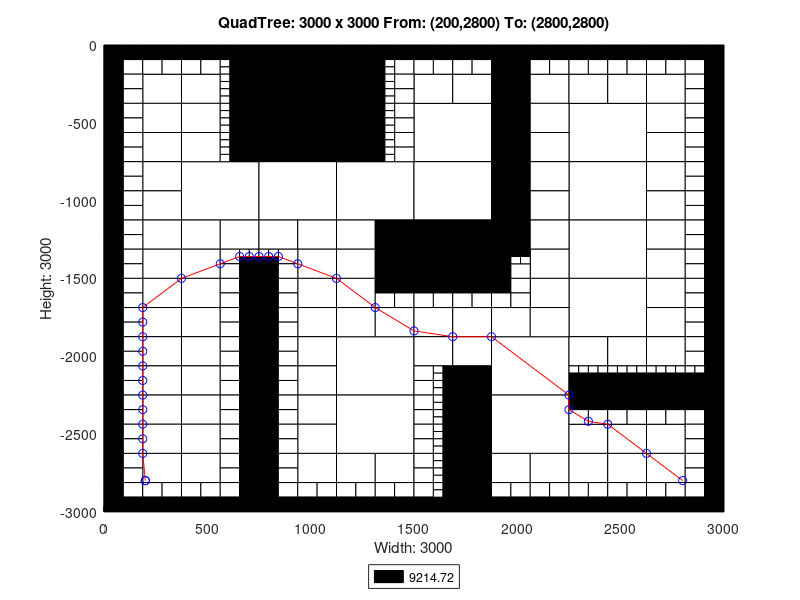

Recreate this plot in MATLAB.
axis([0 3000 -3000 0]);
title('QuadTree: 3000 x 3000 From: (200,2800) To: (2800,2800)');
xlabel('Width: 3000');
ylabel('Height: 3000');
rectangle('Position',[750 -375 375 375], 'FaceColor',[0 0 0]);
rectangle('Position',[750 -750 375 375], 'FaceColor',[0 0 0]);
rectangle('Position',[375 -1125 375 375], 'FaceColor',[1 1 1]);
rectangle('Position',[750 -1125 375 375], 'FaceColor',[1 1 1]);
rectangle('Position',[1125 -1125 375 375], 'FaceColor',[1 1 1]);
rectangle('Position',[1500 -750 375 375], 'FaceColor',[1 1 1]);
rectangle('Position',[2250 -750 375 375], 'FaceColor',[1 1 1]);
rectangle('Position',[1500 -1125 375 375], 'FaceColor',[1 1 1]);
rectangle('Position',[1500 -1500 375 375], 'FaceColor',[0 0 0]);
rectangle('Position',[2250 -1125 375 375], 'FaceColor',[1 1 1]);
rectangle('Position',[2250 -1500 375 375], 'FaceColor',[1 1 1]);
rectangle('Position',[1125 -2250 375 375], 'FaceColor',[1 1 1]);
rectangle('Position',[1125 -2625 375 375], 'FaceColor',[1 1 1]);
rectangle('Position',[1875 -2250 375 375], 'FaceColor',[1 1 1]);
rectangle('Position',[2250 -1875 375 375], 'FaceColor',[1 1 1]);
rectangle('Position',[1875 -2625 375 375], 'FaceColor',[1 1 1]);
rectangle('Position',[187.5 -375 187.5 187.5], 'FaceColor',[1 1 1]);
rectangle('Position',[375 -375 187.5 187.5], 'FaceColor',[1 1 1]);
rectangle('Position',[187.5 -562.5 187.5 187.5], 'FaceColor',[1 1 1]);
rectangle('Position',[187.5 -750 187.5 187.5], 'FaceColor',[1 1 1]);
rectangle('Position',[375 -562.5 187.5 187.5], 'FaceColor',[1 1 1]);
rectangle('Position',[375 -750 187.5 187.5], 'FaceColor',[1 1 1]);
rectangle('Position',[1125 -187.5 187.5 187.5], 'FaceColor',[0 0 0]);
rectangle('Position',[1125 -375 187.5 187.5], 'FaceColor',[0 0 0]);
rectangle('Position',[1125 -562.5 187.5 187.5], 'FaceColor',[0 0 0]);
rectangle('Position',[1125 -750 187.5 187.5], 'FaceColor',[0 0 0]);
rectangle('Position',[187.5 -937.5 187.5 187.5], 'FaceColor',[1 1 1]);
rectangle('Position',[187.5 -1125 187.5 187.5], 'FaceColor',[1 1 1]);
rectangle('Position',[187.5 -1312.5 187.5 187.5], 'FaceColor',[1 1 1]);
rectangle('Position',[187.5 -1500 187.5 187.5], 'FaceColor',[1 1 1]);
rectangle('Position',[375 -1312.5 187.5 187.5], 'FaceColor',[1 1 1]);
rectangle('Position',[562.5 -1312.5 187.5 187.5], 'FaceColor',[1 1 1]);
rectangle('Position',[375 -1500 187.5 187.5], 'FaceColor',[1 1 1]);
rectangle('Position',[750 -1312.5 187.5 187.5], 'FaceColor',[1 1 1]);
rectangle('Position',[937.5 -1312.5 187.5 187.5], 'FaceColor',[1 1 1]);
rectangle('Position',[937.5 -1500 187.5 187.5], 'FaceColor',[1 1 1]);
rectangle('Position',[1125 -1312.5 187.5 187.5], 'FaceColor',[1 1 1]);
rectangle('Position',[1312.5 -1312.5 187.5 187.5], 'FaceColor',[0 0 0]);
rectangle('Position',[1125 -1500 187.5 187.5], 'FaceColor',[1 1 1]);
rectangle('Position',[1312.5 -1500 187.5 187.5], 'FaceColor',[0 0 0]);
rectangle('Position',[1500 -375 187.5 187.5], 'FaceColor',[1 1 1]);
rectangle('Position',[1687.5 -375 187.5 187.5], 'FaceColor',[1 1 1]);
rectangle('Position',[1875 -187.5 187.5 187.5], 'FaceColor',[0 0 0]);
rectangle('Position',[1875 -375 187.5 187.5], 'FaceColor',[0 0 0]);
rectangle('Position',[2062.5 -375 187.5 187.5], 'FaceColor',[1 1 1]);
rectangle('Position',[1875 -562.5 187.5 187.5], 'FaceColor',[0 0 0]);
rectangle('Position',[2062.5 -562.5 187.5 187.5], 'FaceColor',[1 1 1]);
rectangle('Position',[1875 -750 187.5 187.5], 'FaceColor',[0 0 0]);
rectangle('Position',[2062.5 -750 187.5 187.5], 'FaceColor',[1 1 1]);
rectangle('Position',[2250 -375 187.5 187.5], 'FaceColor',[1 1 1]);
rectangle('Position',[2437.5 -375 187.5 187.5], 'FaceColor',[1 1 1]);
rectangle('Position',[2625 -375 187.5 187.5], 'FaceColor',[1 1 1]);
rectangle('Position',[2625 -562.5 187.5 187.5], 'FaceColor',[1 1 1]);
rectangle('Position',[2625 -750 187.5 187.5], 'FaceColor',[1 1 1]);
rectangle('Position',[1875 -937.5 187.5 187.5], 'FaceColor',[0 0 0]);
rectangle('Position',[2062.5 -937.5 187.5 187.5], 'FaceColor',[1 1 1]);
rectangle('Position',[1875 -1125 187.5 187.5], 'FaceColor',[0 0 0]);
rectangle('Position',[2062.5 -1125 187.5 187.5], 'FaceColor',[1 1 1]);
rectangle('Position',[1875 -1312.5 187.5 187.5], 'FaceColor',[0 0 0]);
rectangle('Position',[2062.5 -1312.5 187.5 187.5], 'FaceColor',[1 1 1]);
rectangle('Position',[2062.5 -1500 187.5 187.5], 'FaceColor',[1 1 1]);
rectangle('Position',[2625 -937.5 187.5 187.5], 'FaceColor',[1 1 1]);
rectangle('Position',[2625 -1125 187.5 187.5], 'FaceColor',[1 1 1]);
rectangle('Position',[2625 -1312.5 187.5 187.5], 'FaceColor',[1 1 1]);
rectangle('Position',[2625 -1500 187.5 187.5], 'FaceColor',[1 1 1]);
rectangle('Position',[187.5 -1687.5 187.5 187.5], 'FaceColor',[1 1 1]);
rectangle('Position',[187.5 -1875 187.5 187.5], 'FaceColor',[1 1 1]);
rectangle('Position',[375 -1687.5 187.5 187.5], 'FaceColor',[1 1 1]);
rectangle('Position',[375 -1875 187.5 187.5], 'FaceColor',[1 1 1]);
rectangle('Position',[187.5 -2062.5 187.5 187.5], 'FaceColor',[1 1 1]);
rectangle('Position',[187.5 -2250 187.5 187.5], 'FaceColor',[1 1 1]);
rectangle('Position',[375 -2062.5 187.5 187.5], 'FaceColor',[1 1 1]);
rectangle('Position',[375 -2250 187.5 187.5], 'FaceColor',[1 1 1]);
rectangle('Position',[937.5 -1687.5 187.5 187.5], 'FaceColor',[1 1 1]);
rectangle('Position',[937.5 -1875 187.5 187.5], 'FaceColor',[1 1 1]);
rectangle('Position',[1125 -1687.5 187.5 187.5], 'FaceColor',[1 1 1]);
rectangle('Position',[1125 -1875 187.5 187.5], 'FaceColor',[1 1 1]);
rectangle('Position',[1312.5 -1875 187.5 187.5], 'FaceColor',[1 1 1]);
rectangle('Position',[937.5 -2062.5 187.5 187.5], 'FaceColor',[1 1 1]);
rectangle('Position',[937.5 -2250 187.5 187.5], 'FaceColor',[1 1 1]);
rectangle('Position',[187.5 -2437.5 187.5 187.5], 'FaceColor',[1 1 1]);
rectangle('Position',[187.5 -2625 187.5 187.5], 'FaceColor',[1 1 1]);
rectangle('Position',[375 -2437.5 187.5 187.5], 'FaceColor',[1 1 1]);
rectangle('Position',[375 -2625 187.5 187.5], 'FaceColor',[1 1 1]);
rectangle('Position',[187.5 -2812.5 187.5 187.5], 'FaceColor',[1 1 1]);
rectangle('Position',[375 -2812.5 187.5 187.5], 'FaceColor',[1 1 1]);
rectangle('Position',[937.5 -2437.5 187.5 187.5], 'FaceColor',[1 1 1]);
rectangle('Position',[937.5 -2625 187.5 187.5], 'FaceColor',[1 1 1]);
rectangle('Position',[937.5 -2812.5 187.5 187.5], 'FaceColor',[1 1 1]);
rectangle('Position',[1125 -2812.5 187.5 187.5], 'FaceColor',[1 1 1]);
rectangle('Position',[1312.5 -2812.5 187.5 187.5], 'FaceColor',[1 1 1]);
rectangle('Position',[1500 -1875 187.5 187.5], 'FaceColor',[1 1 1]);
rectangle('Position',[1687.5 -1875 187.5 187.5], 'FaceColor',[1 1 1]);
rectangle('Position',[2062.5 -1687.5 187.5 187.5], 'FaceColor',[1 1 1]);
rectangle('Position',[1875 -1875 187.5 187.5], 'FaceColor',[1 1 1]);
rectangle('Position',[2062.5 -1875 187.5 187.5], 'FaceColor',[1 1 1]);
rectangle('Position',[1500 -2062.5 187.5 187.5], 'FaceColor',[1 1 1]);
rectangle('Position',[1687.5 -2062.5 187.5 187.5], 'FaceColor',[1 1 1]);
rectangle('Position',[1687.5 -2250 187.5 187.5], 'FaceColor',[0 0 0]);
rectangle('Position',[2625 -1687.5 187.5 187.5], 'FaceColor',[1 1 1]);
rectangle('Position',[2625 -1875 187.5 187.5], 'FaceColor',[1 1 1]);
rectangle('Position',[2250 -2062.5 187.5 187.5], 'FaceColor',[1 1 1]);
rectangle('Position',[2437.5 -2062.5 187.5 187.5], 'FaceColor',[1 1 1]);
rectangle('Position',[2625 -2062.5 187.5 187.5], 'FaceColor',[1 1 1]);
rectangle('Position',[1687.5 -2437.5 187.5 187.5], 'FaceColor',[0 0 0]);
rectangle('Position',[1687.5 -2625 187.5 187.5], 'FaceColor',[0 0 0]);
rectangle('Position',[1687.5 -2812.5 187.5 187.5], 'FaceColor',[0 0 0]);
rectangle('Position',[1687.5 -3000 187.5 187.5], 'FaceColor',[0 0 0]);
rectangle('Position',[1875 -2812.5 187.5 187.5], 'FaceColor',[1 1 1]);
rectangle('Position',[2062.5 -2812.5 187.5 187.5], 'FaceColor',[1 1 1]);
rectangle('Position',[2250 -2625 187.5 187.5], 'FaceColor',[1 1 1]);
rectangle('Position',[2437.5 -2625 187.5 187.5], 'FaceColor',[1 1 1]);
rectangle('Position',[2625 -2625 187.5 187.5], 'FaceColor',[1 1 1]);
rectangle('Position',[2250 -2812.5 187.5 187.5], 'FaceColor',[1 1 1]);
rectangle('Position',[2437.5 -2812.5 187.5 187.5], 'FaceColor',[1 1 1]);
rectangle('Position',[2625 -2812.5 187.5 187.5], 'FaceColor',[1 1 1]);
rectangle('Position',[0 -93.75 93.75 93.75], 'FaceColor',[0 0 0]);
rectangle('Position',[93.75 -93.75 93.75 93.75], 'FaceColor',[0 0 0]);
rectangle('Position',[0 -187.5 93.75 93.75], 'FaceColor',[0 0 0]);
rectangle('Position',[93.75 -187.5 93.75 93.75], 'FaceColor',[1 1 1]);
rectangle('Position',[187.5 -93.75 93.75 93.75], 'FaceColor',[0 0 0]);
rectangle('Position',[281.25 -93.75 93.75 93.75], 'FaceColor',[0 0 0]);
rectangle('Position',[187.5 -187.5 93.75 93.75], 'FaceColor',[1 1 1]);
rectangle('Position',[281.25 -187.5 93.75 93.75], 'FaceColor',[1 1 1]);
rectangle('Position',[0 -281.25 93.75 93.75], 'FaceColor',[0 0 0]);
rectangle('Position',[93.75 -281.25 93.75 93.75], 'FaceColor',[1 1 1]);
rectangle('Position',[0 -375 93.75 93.75], 'FaceColor',[0 0 0]);
rectangle('Position',[93.75 -375 93.75 93.75], 'FaceColor',[1 1 1]);
rectangle('Position',[375 -93.75 93.75 93.75], 'FaceColor',[0 0 0]);
rectangle('Position',[468.75 -93.75 93.75 93.75], 'FaceColor',[0 0 0]);
rectangle('Position',[375 -187.5 93.75 93.75], 'FaceColor',[1 1 1]);
rectangle('Position',[468.75 -187.5 93.75 93.75], 'FaceColor',[1 1 1]);
rectangle('Position',[562.5 -93.75 93.75 93.75], 'FaceColor',[0 0 0]);
rectangle('Position',[656.25 -93.75 93.75 93.75], 'FaceColor',[0 0 0]);
rectangle('Position',[656.25 -187.5 93.75 93.75], 'FaceColor',[0 0 0]);
rectangle('Position',[656.25 -281.25 93.75 93.75], 'FaceColor',[0 0 0]);
rectangle('Position',[656.25 -375 93.75 93.75], 'FaceColor',[0 0 0]);
rectangle('Position',[0 -468.75 93.75 93.75], 'FaceColor',[0 0 0]);
rectangle('Position',[93.75 -468.75 93.75 93.75], 'FaceColor',[1 1 1]);
rectangle('Position',[0 -562.5 93.75 93.75], 'FaceColor',[0 0 0]);
rectangle('Position',[93.75 -562.5 93.75 93.75], 'FaceColor',[1 1 1]);
rectangle('Position',[0 -656.25 93.75 93.75], 'FaceColor',[0 0 0]);
rectangle('Position',[93.75 -656.25 93.75 93.75], 'FaceColor',[1 1 1]);
rectangle('Position',[0 -750 93.75 93.75], 'FaceColor',[0 0 0]);
rectangle('Position',[93.75 -750 93.75 93.75], 'FaceColor',[1 1 1]);
rectangle('Position',[656.25 -468.75 93.75 93.75], 'FaceColor',[0 0 0]);
rectangle('Position',[656.25 -562.5 93.75 93.75], 'FaceColor',[0 0 0]);
rectangle('Position',[656.25 -656.25 93.75 93.75], 'FaceColor',[0 0 0]);
rectangle('Position',[656.25 -750 93.75 93.75], 'FaceColor',[0 0 0]);
rectangle('Position',[1312.5 -93.75 93.75 93.75], 'FaceColor',[0 0 0]);
rectangle('Position',[1406.25 -93.75 93.75 93.75], 'FaceColor',[0 0 0]);
rectangle('Position',[1406.25 -187.5 93.75 93.75], 'FaceColor',[1 1 1]);
rectangle('Position',[1406.25 -281.25 93.75 93.75], 'FaceColor',[1 1 1]);
rectangle('Position',[1406.25 -375 93.75 93.75], 'FaceColor',[1 1 1]);
rectangle('Position',[1406.25 -468.75 93.75 93.75], 'FaceColor',[1 1 1]);
rectangle('Position',[1406.25 -562.5 93.75 93.75], 'FaceColor',[1 1 1]);
rectangle('Position',[1406.25 -656.25 93.75 93.75], 'FaceColor',[1 1 1]);
rectangle('Position',[1406.25 -750 93.75 93.75], 'FaceColor',[1 1 1]);
rectangle('Position',[0 -843.75 93.75 93.75], 'FaceColor',[0 0 0]);
rectangle('Position',[93.75 -843.75 93.75 93.75], 'FaceColor',[1 1 1]);
rectangle('Position',[0 -937.5 93.75 93.75], 'FaceColor',[0 0 0]);
rectangle('Position',[93.75 -937.5 93.75 93.75], 'FaceColor',[1 1 1]);
rectangle('Position',[0 -1031.25 93.75 93.75], 'FaceColor',[0 0 0]);
rectangle('Position',[93.75 -1031.25 93.75 93.75], 'FaceColor',[1 1 1]);
rectangle('Position',[0 -1125 93.75 93.75], 'FaceColor',[0 0 0]);
rectangle('Position',[93.75 -1125 93.75 93.75], 'FaceColor',[1 1 1]);
rectangle('Position',[0 -1218.75 93.75 93.75], 'FaceColor',[0 0 0]);
rectangle('Position',[93.75 -1218.75 93.75 93.75], 'FaceColor',[1 1 1]);
rectangle('Position',[0 -1312.5 93.75 93.75], 'FaceColor',[0 0 0]);
rectangle('Position',[93.75 -1312.5 93.75 93.75], 'FaceColor',[1 1 1]);
rectangle('Position',[0 -1406.25 93.75 93.75], 'FaceColor',[0 0 0]);
rectangle('Position',[93.75 -1406.25 93.75 93.75], 'FaceColor',[1 1 1]);
rectangle('Position',[0 -1500 93.75 93.75], 'FaceColor',[0 0 0]);
rectangle('Position',[93.75 -1500 93.75 93.75], 'FaceColor',[1 1 1]);
rectangle('Position',[562.5 -1406.25 93.75 93.75], 'FaceColor',[1 1 1]);
rectangle('Position',[562.5 -1500 93.75 93.75], 'FaceColor',[1 1 1]);
rectangle('Position',[656.25 -1500 93.75 93.75], 'FaceColor',[0 0 0]);
rectangle('Position',[843.75 -1406.25 93.75 93.75], 'FaceColor',[1 1 1]);
rectangle('Position',[750 -1500 93.75 93.75], 'FaceColor',[0 0 0]);
rectangle('Position',[843.75 -1500 93.75 93.75], 'FaceColor',[1 1 1]);
rectangle('Position',[1500 -93.75 93.75 93.75], 'FaceColor',[0 0 0]);
rectangle('Position',[1593.75 -93.75 93.75 93.75], 'FaceColor',[0 0 0]);
rectangle('Position',[1500 -187.5 93.75 93.75], 'FaceColor',[1 1 1]);
rectangle('Position',[1593.75 -187.5 93.75 93.75], 'FaceColor',[1 1 1]);
rectangle('Position',[1687.5 -93.75 93.75 93.75], 'FaceColor',[0 0 0]);
rectangle('Position',[1781.25 -93.75 93.75 93.75], 'FaceColor',[0 0 0]);
rectangle('Position',[1687.5 -187.5 93.75 93.75], 'FaceColor',[1 1 1]);
rectangle('Position',[1781.25 -187.5 93.75 93.75], 'FaceColor',[1 1 1]);
rectangle('Position',[2062.5 -93.75 93.75 93.75], 'FaceColor',[0 0 0]);
rectangle('Position',[2156.25 -93.75 93.75 93.75], 'FaceColor',[0 0 0]);
rectangle('Position',[2062.5 -187.5 93.75 93.75], 'FaceColor',[1 1 1]);
rectangle('Position',[2156.25 -187.5 93.75 93.75], 'FaceColor',[1 1 1]);
rectangle('Position',[2250 -93.75 93.75 93.75], 'FaceColor',[0 0 0]);
rectangle('Position',[2343.75 -93.75 93.75 93.75], 'FaceColor',[0 0 0]);
rectangle('Position',[2250 -187.5 93.75 93.75], 'FaceColor',[1 1 1]);
rectangle('Position',[2343.75 -187.5 93.75 93.75], 'FaceColor',[1 1 1]);
rectangle('Position',[2437.5 -93.75 93.75 93.75], 'FaceColor',[0 0 0]);
rectangle('Position',[2531.25 -93.75 93.75 93.75], 'FaceColor',[0 0 0]);
rectangle('Position',[2437.5 -187.5 93.75 93.75], 'FaceColor',[1 1 1]);
rectangle('Position',[2531.25 -187.5 93.75 93.75], 'FaceColor',[1 1 1]);
rectangle('Position',[2625 -93.75 93.75 93.75], 'FaceColor',[0 0 0]);
rectangle('Position',[2718.75 -93.75 93.75 93.75], 'FaceColor',[0 0 0]);
rectangle('Position',[2625 -187.5 93.75 93.75], 'FaceColor',[1 1 1]);
rectangle('Position',[2718.75 -187.5 93.75 93.75], 'FaceColor',[1 1 1]);
rectangle('Position',[2812.5 -93.75 93.75 93.75], 'FaceColor',[0 0 0]);
rectangle('Position',[2906.25 -93.75 93.75 93.75], 'FaceColor',[0 0 0]);
rectangle('Position',[2812.5 -187.5 93.75 93.75], 'FaceColor',[1 1 1]);
rectangle('Position',[2906.25 -187.5 93.75 93.75], 'FaceColor',[0 0 0]);
rectangle('Position',[2812.5 -281.25 93.75 93.75], 'FaceColor',[1 1 1]);
rectangle('Position',[2906.25 -281.25 93.75 93.75], 'FaceColor',[0 0 0]);
rectangle('Position',[2812.5 -375 93.75 93.75], 'FaceColor',[1 1 1]);
rectangle('Position',[2906.25 -375 93.75 93.75], 'FaceColor',[0 0 0]);
rectangle('Position',[2812.5 -468.75 93.75 93.75], 'FaceColor',[1 1 1]);
rectangle('Position',[2906.25 -468.75 93.75 93.75], 'FaceColor',[0 0 0]);
rectangle('Position',[2812.5 -562.5 93.75 93.75], 'FaceColor',[1 1 1]);
rectangle('Position',[2906.25 -562.5 93.75 93.75], 'FaceColor',[0 0 0]);
rectangle('Position',[2812.5 -656.25 93.75 93.75], 'FaceColor',[1 1 1]);
rectangle('Position',[2906.25 -656.25 93.75 93.75], 'FaceColor',[0 0 0]);
rectangle('Position',[2812.5 -750 93.75 93.75], 'FaceColor',[1 1 1]);
rectangle('Position',[2906.25 -750 93.75 93.75], 'FaceColor',[0 0 0]);
rectangle('Position',[1875 -1406.25 93.75 93.75], 'FaceColor',[0 0 0]);
rectangle('Position',[1875 -1500 93.75 93.75], 'FaceColor',[0 0 0]);
rectangle('Position',[1968.75 -1500 93.75 93.75], 'FaceColor',[1 1 1]);
rectangle('Position',[2812.5 -843.75 93.75 93.75], 'FaceColor',[1 1 1]);
rectangle('Position',[2906.25 -843.75 93.75 93.75], 'FaceColor',[0 0 0]);
rectangle('Position',[2812.5 -937.5 93.75 93.75], 'FaceColor',[1 1 1]);
rectangle('Position',[2906.25 -937.5 93.75 93.75], 'FaceColor',[0 0 0]);
rectangle('Position',[2812.5 -1031.25 93.75 93.75], 'FaceColor',[1 1 1]);
rectangle('Position',[2906.25 -1031.25 93.75 93.75], 'FaceColor',[0 0 0]);
rectangle('Position',[2812.5 -1125 93.75 93.75], 'FaceColor',[1 1 1]);
rectangle('Position',[2906.25 -1125 93.75 93.75], 'FaceColor',[0 0 0]);
rectangle('Position',[2812.5 -1218.75 93.75 93.75], 'FaceColor',[1 1 1]);
rectangle('Position',[2906.25 -1218.75 93.75 93.75], 'FaceColor',[0 0 0]);
rectangle('Position',[2812.5 -1312.5 93.75 93.75], 'FaceColor',[1 1 1]);
rectangle('Position',[2906.25 -1312.5 93.75 93.75], 'FaceColor',[0 0 0]);
rectangle('Position',[2812.5 -1406.25 93.75 93.75], 'FaceColor',[1 1 1]);
rectangle('Position',[2906.25 -1406.25 93.75 93.75], 'FaceColor',[0 0 0]);
rectangle('Position',[2812.5 -1500 93.75 93.75], 'FaceColor',[1 1 1]);
rectangle('Position',[2906.25 -1500 93.75 93.75], 'FaceColor',[0 0 0]);
rectangle('Position',[0 -1593.75 93.75 93.75], 'FaceColor',[0 0 0]);
rectangle('Position',[93.75 -1593.75 93.75 93.75], 'FaceColor',[1 1 1]);
rectangle('Position',[0 -1687.5 93.75 93.75], 'FaceColor',[0 0 0]);
rectangle('Position',[93.75 -1687.5 93.75 93.75], 'FaceColor',[1 1 1]);
rectangle('Position',[0 -1781.25 93.75 93.75], 'FaceColor',[0 0 0]);
rectangle('Position',[93.75 -1781.25 93.75 93.75], 'FaceColor',[1 1 1]);
rectangle('Position',[0 -1875 93.75 93.75], 'FaceColor',[0 0 0]);
rectangle('Position',[93.75 -1875 93.75 93.75], 'FaceColor',[1 1 1]);
rectangle('Position',[562.5 -1593.75 93.75 93.75], 'FaceColor',[1 1 1]);
rectangle('Position',[656.25 -1593.75 93.75 93.75], 'FaceColor',[0 0 0]);
rectangle('Position',[562.5 -1687.5 93.75 93.75], 'FaceColor',[1 1 1]);
rectangle('Position',[656.25 -1687.5 93.75 93.75], 'FaceColor',[0 0 0]);
rectangle('Position',[562.5 -1781.25 93.75 93.75], 'FaceColor',[1 1 1]);
rectangle('Position',[656.25 -1781.25 93.75 93.75], 'FaceColor',[0 0 0]);
rectangle('Position',[562.5 -1875 93.75 93.75], 'FaceColor',[1 1 1]);
rectangle('Position',[656.25 -1875 93.75 93.75], 'FaceColor',[0 0 0]);
rectangle('Position',[0 -1968.75 93.75 93.75], 'FaceColor',[0 0 0]);
rectangle('Position',[93.75 -1968.75 93.75 93.75], 'FaceColor',[1 1 1]);
rectangle('Position',[0 -2062.5 93.75 93.75], 'FaceColor',[0 0 0]);
rectangle('Position',[93.75 -2062.5 93.75 93.75], 'FaceColor',[1 1 1]);
rectangle('Position',[0 -2156.25 93.75 93.75], 'FaceColor',[0 0 0]);
rectangle('Position',[93.75 -2156.25 93.75 93.75], 'FaceColor',[1 1 1]);
rectangle('Position',[0 -2250 93.75 93.75], 'FaceColor',[0 0 0]);
rectangle('Position',[93.75 -2250 93.75 93.75], 'FaceColor',[1 1 1]);
rectangle('Position',[562.5 -1968.75 93.75 93.75], 'FaceColor',[1 1 1]);
rectangle('Position',[656.25 -1968.75 93.75 93.75], 'FaceColor',[0 0 0]);
rectangle('Position',[562.5 -2062.5 93.75 93.75], 'FaceColor',[1 1 1]);
rectangle('Position',[656.25 -2062.5 93.75 93.75], 'FaceColor',[0 0 0]);
rectangle('Position',[562.5 -2156.25 93.75 93.75], 'FaceColor',[1 1 1]);
rectangle('Position',[656.25 -2156.25 93.75 93.75], 'FaceColor',[0 0 0]);
rectangle('Position',[562.5 -2250 93.75 93.75], 'FaceColor',[1 1 1]);
rectangle('Position',[656.25 -2250 93.75 93.75], 'FaceColor',[0 0 0]);
rectangle('Position',[750 -1593.75 93.75 93.75], 'FaceColor',[0 0 0]);
rectangle('Position',[843.75 -1593.75 93.75 93.75], 'FaceColor',[1 1 1]);
rectangle('Position',[750 -1687.5 93.75 93.75], 'FaceColor',[0 0 0]);
rectangle('Position',[843.75 -1687.5 93.75 93.75], 'FaceColor',[1 1 1]);
rectangle('Position',[750 -1781.25 93.75 93.75], 'FaceColor',[0 0 0]);
rectangle('Position',[843.75 -1781.25 93.75 93.75], 'FaceColor',[1 1 1]);
rectangle('Position',[750 -1875 93.75 93.75], 'FaceColor',[0 0 0]);
rectangle('Position',[843.75 -1875 93.75 93.75], 'FaceColor',[1 1 1]);
rectangle('Position',[1312.5 -1593.75 93.75 93.75], 'FaceColor',[0 0 0]);
rectangle('Position',[1406.25 -1593.75 93.75 93.75], 'FaceColor',[0 0 0]);
rectangle('Position',[1312.5 -1687.5 93.75 93.75], 'FaceColor',[1 1 1]);
rectangle('Position',[1406.25 -1687.5 93.75 93.75], 'FaceColor',[1 1 1]);
rectangle('Position',[750 -1968.75 93.75 93.75], 'FaceColor',[0 0 0]);
rectangle('Position',[843.75 -1968.75 93.75 93.75], 'FaceColor',[1 1 1]);
rectangle('Position',[750 -2062.5 93.75 93.75], 'FaceColor',[0 0 0]);
rectangle('Position',[843.75 -2062.5 93.75 93.75], 'FaceColor',[1 1 1]);
rectangle('Position',[750 -2156.25 93.75 93.75], 'FaceColor',[0 0 0]);
rectangle('Position',[843.75 -2156.25 93.75 93.75], 'FaceColor',[1 1 1]);
rectangle('Position',[750 -2250 93.75 93.75], 'FaceColor',[0 0 0]);
rectangle('Position',[843.75 -2250 93.75 93.75], 'FaceColor',[1 1 1]);
rectangle('Position',[0 -2343.75 93.75 93.75], 'FaceColor',[0 0 0]);
rectangle('Position',[93.75 -2343.75 93.75 93.75], 'FaceColor',[1 1 1]);
rectangle('Position',[0 -2437.5 93.75 93.75], 'FaceColor',[0 0 0]);
rectangle('Position',[93.75 -2437.5 93.75 93.75], 'FaceColor',[1 1 1]);
rectangle('Position',[0 -2531.25 93.75 93.75], 'FaceColor',[0 0 0]);
rectangle('Position',[93.75 -2531.25 93.75 93.75], 'FaceColor',[1 1 1]);
rectangle('Position',[0 -2625 93.75 93.75], 'FaceColor',[0 0 0]);
rectangle('Position',[93.75 -2625 93.75 93.75], 'FaceColor',[1 1 1]);
rectangle('Position',[562.5 -2343.75 93.75 93.75], 'FaceColor',[1 1 1]);
rectangle('Position',[656.25 -2343.75 93.75 93.75], 'FaceColor',[0 0 0]);
rectangle('Position',[562.5 -2437.5 93.75 93.75], 'FaceColor',[1 1 1]);
rectangle('Position',[656.25 -2437.5 93.75 93.75], 'FaceColor',[0 0 0]);
rectangle('Position',[562.5 -2531.25 93.75 93.75], 'FaceColor',[1 1 1]);
rectangle('Position',[656.25 -2531.25 93.75 93.75], 'FaceColor',[0 0 0]);
rectangle('Position',[562.5 -2625 93.75 93.75], 'FaceColor',[1 1 1]);
rectangle('Position',[656.25 -2625 93.75 93.75], 'FaceColor',[0 0 0]);
rectangle('Position',[0 -2718.75 93.75 93.75], 'FaceColor',[0 0 0]);
rectangle('Position',[93.75 -2718.75 93.75 93.75], 'FaceColor',[1 1 1]);
rectangle('Position',[0 -2812.5 93.75 93.75], 'FaceColor',[0 0 0]);
rectangle('Position',[93.75 -2812.5 93.75 93.75], 'FaceColor',[1 1 1]);
rectangle('Position',[0 -2906.25 93.75 93.75], 'FaceColor',[0 0 0]);
rectangle('Position',[93.75 -2906.25 93.75 93.75], 'FaceColor',[1 1 1]);
rectangle('Position',[0 -3000 93.75 93.75], 'FaceColor',[0 0 0]);
rectangle('Position',[93.75 -3000 93.75 93.75], 'FaceColor',[0 0 0]);
rectangle('Position',[187.5 -2906.25 93.75 93.75], 'FaceColor',[1 1 1]);
rectangle('Position',[281.25 -2906.25 93.75 93.75], 'FaceColor',[1 1 1]);
rectangle('Position',[187.5 -3000 93.75 93.75], 'FaceColor',[0 0 0]);
rectangle('Position',[281.25 -3000 93.75 93.75], 'FaceColor',[0 0 0]);
rectangle('Position',[562.5 -2718.75 93.75 93.75], 'FaceColor',[1 1 1]);
rectangle('Position',[656.25 -2718.75 93.75 93.75], 'FaceColor',[0 0 0]);
rectangle('Position',[562.5 -2812.5 93.75 93.75], 'FaceColor',[1 1 1]);
rectangle('Position',[656.25 -2812.5 93.75 93.75], 'FaceColor',[0 0 0]);
rectangle('Position',[375 -2906.25 93.75 93.75], 'FaceColor',[1 1 1]);
rectangle('Position',[468.75 -2906.25 93.75 93.75], 'FaceColor',[1 1 1]);
rectangle('Position',[375 -3000 93.75 93.75], 'FaceColor',[0 0 0]);
rectangle('Position',[468.75 -3000 93.75 93.75], 'FaceColor',[0 0 0]);
rectangle('Position',[562.5 -2906.25 93.75 93.75], 'FaceColor',[1 1 1]);
rectangle('Position',[656.25 -2906.25 93.75 93.75], 'FaceColor',[0 0 0]);
rectangle('Position',[562.5 -3000 93.75 93.75], 'FaceColor',[0 0 0]);
rectangle('Position',[656.25 -3000 93.75 93.75], 'FaceColor',[0 0 0]);
rectangle('Position',[750 -2343.75 93.75 93.75], 'FaceColor',[0 0 0]);
rectangle('Position',[843.75 -2343.75 93.75 93.75], 'FaceColor',[1 1 1]);
rectangle('Position',[750 -2437.5 93.75 93.75], 'FaceColor',[0 0 0]);
rectangle('Position',[843.75 -2437.5 93.75 93.75], 'FaceColor',[1 1 1]);
rectangle('Position',[750 -2531.25 93.75 93.75], 'FaceColor',[0 0 0]);
rectangle('Position',[843.75 -2531.25 93.75 93.75], 'FaceColor',[1 1 1]);
rectangle('Position',[750 -2625 93.75 93.75], 'FaceColor',[0 0 0]);
rectangle('Position',[843.75 -2625 93.75 93.75], 'FaceColor',[1 1 1]);
rectangle('Position',[750 -2718.75 93.75 93.75], 'FaceColor',[0 0 0]);
rectangle('Position',[843.75 -2718.75 93.75 93.75], 'FaceColor',[1 1 1]);
rectangle('Position',[750 -2812.5 93.75 93.75], 'FaceColor',[0 0 0]);
rectangle('Position',[843.75 -2812.5 93.75 93.75], 'FaceColor',[1 1 1]);
rectangle('Position',[750 -2906.25 93.75 93.75], 'FaceColor',[0 0 0]);
rectangle('Position',[843.75 -2906.25 93.75 93.75], 'FaceColor',[1 1 1]);
rectangle('Position',[750 -3000 93.75 93.75], 'FaceColor',[0 0 0]);
rectangle('Position',[843.75 -3000 93.75 93.75], 'FaceColor',[0 0 0]);
rectangle('Position',[937.5 -2906.25 93.75 93.75], 'FaceColor',[1 1 1]);
rectangle('Position',[1031.25 -2906.25 93.75 93.75], 'FaceColor',[1 1 1]);
rectangle('Position',[937.5 -3000 93.75 93.75], 'FaceColor',[0 0 0]);
rectangle('Position',[1031.25 -3000 93.75 93.75], 'FaceColor',[0 0 0]);
rectangle('Position',[1125 -2906.25 93.75 93.75], 'FaceColor',[1 1 1]);
rectangle('Position',[1218.75 -2906.25 93.75 93.75], 'FaceColor',[1 1 1]);
rectangle('Position',[1125 -3000 93.75 93.75], 'FaceColor',[0 0 0]);
rectangle('Position',[1218.75 -3000 93.75 93.75], 'FaceColor',[0 0 0]);
rectangle('Position',[1312.5 -2906.25 93.75 93.75], 'FaceColor',[1 1 1]);
rectangle('Position',[1406.25 -2906.25 93.75 93.75], 'FaceColor',[1 1 1]);
rectangle('Position',[1312.5 -3000 93.75 93.75], 'FaceColor',[0 0 0]);
rectangle('Position',[1406.25 -3000 93.75 93.75], 'FaceColor',[0 0 0]);
rectangle('Position',[1500 -1593.75 93.75 93.75], 'FaceColor',[0 0 0]);
rectangle('Position',[1593.75 -1593.75 93.75 93.75], 'FaceColor',[0 0 0]);
rectangle('Position',[1500 -1687.5 93.75 93.75], 'FaceColor',[1 1 1]);
rectangle('Position',[1593.75 -1687.5 93.75 93.75], 'FaceColor',[1 1 1]);
rectangle('Position',[1687.5 -1593.75 93.75 93.75], 'FaceColor',[0 0 0]);
rectangle('Position',[1781.25 -1593.75 93.75 93.75], 'FaceColor',[0 0 0]);
rectangle('Position',[1687.5 -1687.5 93.75 93.75], 'FaceColor',[1 1 1]);
rectangle('Position',[1781.25 -1687.5 93.75 93.75], 'FaceColor',[1 1 1]);
rectangle('Position',[1875 -1593.75 93.75 93.75], 'FaceColor',[0 0 0]);
rectangle('Position',[1968.75 -1593.75 93.75 93.75], 'FaceColor',[1 1 1]);
rectangle('Position',[1875 -1687.5 93.75 93.75], 'FaceColor',[1 1 1]);
rectangle('Position',[1968.75 -1687.5 93.75 93.75], 'FaceColor',[1 1 1]);
rectangle('Position',[1500 -2156.25 93.75 93.75], 'FaceColor',[1 1 1]);
rectangle('Position',[1500 -2250 93.75 93.75], 'FaceColor',[1 1 1]);
rectangle('Position',[2812.5 -1593.75 93.75 93.75], 'FaceColor',[1 1 1]);
rectangle('Position',[2906.25 -1593.75 93.75 93.75], 'FaceColor',[0 0 0]);
rectangle('Position',[2812.5 -1687.5 93.75 93.75], 'FaceColor',[1 1 1]);
rectangle('Position',[2906.25 -1687.5 93.75 93.75], 'FaceColor',[0 0 0]);
rectangle('Position',[2812.5 -1781.25 93.75 93.75], 'FaceColor',[1 1 1]);
rectangle('Position',[2906.25 -1781.25 93.75 93.75], 'FaceColor',[0 0 0]);
rectangle('Position',[2812.5 -1875 93.75 93.75], 'FaceColor',[1 1 1]);
rectangle('Position',[2906.25 -1875 93.75 93.75], 'FaceColor',[0 0 0]);
rectangle('Position',[2250 -2250 93.75 93.75], 'FaceColor',[0 0 0]);
rectangle('Position',[2343.75 -2250 93.75 93.75], 'FaceColor',[0 0 0]);
rectangle('Position',[2437.5 -2250 93.75 93.75], 'FaceColor',[0 0 0]);
rectangle('Position',[2531.25 -2250 93.75 93.75], 'FaceColor',[0 0 0]);
rectangle('Position',[2812.5 -1968.75 93.75 93.75], 'FaceColor',[1 1 1]);
rectangle('Position',[2906.25 -1968.75 93.75 93.75], 'FaceColor',[0 0 0]);
rectangle('Position',[2812.5 -2062.5 93.75 93.75], 'FaceColor',[1 1 1]);
rectangle('Position',[2906.25 -2062.5 93.75 93.75], 'FaceColor',[0 0 0]);
rectangle('Position',[2625 -2250 93.75 93.75], 'FaceColor',[0 0 0]);
rectangle('Position',[2718.75 -2250 93.75 93.75], 'FaceColor',[0 0 0]);
rectangle('Position',[2906.25 -2156.25 93.75 93.75], 'FaceColor',[0 0 0]);
rectangle('Position',[2812.5 -2250 93.75 93.75], 'FaceColor',[0 0 0]);
rectangle('Position',[2906.25 -2250 93.75 93.75], 'FaceColor',[0 0 0]);
rectangle('Position',[1500 -2343.75 93.75 93.75], 'FaceColor',[1 1 1]);
rectangle('Position',[1500 -2437.5 93.75 93.75], 'FaceColor',[1 1 1]);
rectangle('Position',[1500 -2531.25 93.75 93.75], 'FaceColor',[1 1 1]);
rectangle('Position',[1500 -2625 93.75 93.75], 'FaceColor',[1 1 1]);
rectangle('Position',[1500 -2718.75 93.75 93.75], 'FaceColor',[1 1 1]);
rectangle('Position',[1500 -2812.5 93.75 93.75], 'FaceColor',[1 1 1]);
rectangle('Position',[1500 -2906.25 93.75 93.75], 'FaceColor',[1 1 1]);
rectangle('Position',[1500 -3000 93.75 93.75], 'FaceColor',[0 0 0]);
rectangle('Position',[1593.75 -3000 93.75 93.75], 'FaceColor',[0 0 0]);
rectangle('Position',[1875 -2906.25 93.75 93.75], 'FaceColor',[1 1 1]);
rectangle('Position',[1968.75 -2906.25 93.75 93.75], 'FaceColor',[1 1 1]);
rectangle('Position',[1875 -3000 93.75 93.75], 'FaceColor',[0 0 0]);
rectangle('Position',[1968.75 -3000 93.75 93.75], 'FaceColor',[0 0 0]);
rectangle('Position',[2062.5 -2906.25 93.75 93.75], 'FaceColor',[1 1 1]);
rectangle('Position',[2156.25 -2906.25 93.75 93.75], 'FaceColor',[1 1 1]);
rectangle('Position',[2062.5 -3000 93.75 93.75], 'FaceColor',[0 0 0]);
rectangle('Position',[2156.25 -3000 93.75 93.75], 'FaceColor',[0 0 0]);
rectangle('Position',[2250 -2343.75 93.75 93.75], 'FaceColor',[0 0 0]);
rectangle('Position',[2343.75 -2343.75 93.75 93.75], 'FaceColor',[0 0 0]);
rectangle('Position',[2250 -2437.5 93.75 93.75], 'FaceColor',[1 1 1]);
rectangle('Position',[2343.75 -2437.5 93.75 93.75], 'FaceColor',[1 1 1]);
rectangle('Position',[2437.5 -2343.75 93.75 93.75], 'FaceColor',[0 0 0]);
rectangle('Position',[2531.25 -2343.75 93.75 93.75], 'FaceColor',[0 0 0]);
rectangle('Position',[2437.5 -2437.5 93.75 93.75], 'FaceColor',[1 1 1]);
rectangle('Position',[2531.25 -2437.5 93.75 93.75], 'FaceColor',[1 1 1]);
rectangle('Position',[2625 -2343.75 93.75 93.75], 'FaceColor',[0 0 0]);
rectangle('Position',[2718.75 -2343.75 93.75 93.75], 'FaceColor',[0 0 0]);
rectangle('Position',[2625 -2437.5 93.75 93.75], 'FaceColor',[1 1 1]);
rectangle('Position',[2718.75 -2437.5 93.75 93.75], 'FaceColor',[1 1 1]);
rectangle('Position',[2812.5 -2343.75 93.75 93.75], 'FaceColor',[0 0 0]);
rectangle('Position',[2906.25 -2343.75 93.75 93.75], 'FaceColor',[0 0 0]);
rectangle('Position',[2812.5 -2437.5 93.75 93.75], 'FaceColor',[1 1 1]);
rectangle('Position',[2906.25 -2437.5 93.75 93.75], 'FaceColor',[0 0 0]);
rectangle('Position',[2812.5 -2531.25 93.75 93.75], 'FaceColor',[1 1 1]);
rectangle('Position',[2906.25 -2531.25 93.75 93.75], 'FaceColor',[0 0 0]);
rectangle('Position',[2812.5 -2625 93.75 93.75], 'FaceColor',[1 1 1]);
rectangle('Position',[2906.25 -2625 93.75 93.75], 'FaceColor',[0 0 0]);
rectangle('Position',[2250 -2906.25 93.75 93.75], 'FaceColor',[1 1 1]);
rectangle('Position',[2343.75 -2906.25 93.75 93.75], 'FaceColor',[1 1 1]);
rectangle('Position',[2250 -3000 93.75 93.75], 'FaceColor',[0 0 0]);
rectangle('Position',[2343.75 -3000 93.75 93.75], 'FaceColor',[0 0 0]);
rectangle('Position',[2437.5 -2906.25 93.75 93.75], 'FaceColor',[1 1 1]);
rectangle('Position',[2531.25 -2906.25 93.75 93.75], 'FaceColor',[1 1 1]);
rectangle('Position',[2437.5 -3000 93.75 93.75], 'FaceColor',[0 0 0]);
rectangle('Position',[2531.25 -3000 93.75 93.75], 'FaceColor',[0 0 0]);
rectangle('Position',[2812.5 -2718.75 93.75 93.75], 'FaceColor',[1 1 1]);
rectangle('Position',[2906.25 -2718.75 93.75 93.75], 'FaceColor',[0 0 0]);
rectangle('Position',[2812.5 -2812.5 93.75 93.75], 'FaceColor',[1 1 1]);
rectangle('Position',[2906.25 -2812.5 93.75 93.75], 'FaceColor',[0 0 0]);
rectangle('Position',[2625 -2906.25 93.75 93.75], 'FaceColor',[1 1 1]);
rectangle('Position',[2718.75 -2906.25 93.75 93.75], 'FaceColor',[1 1 1]);
rectangle('Position',[2625 -3000 93.75 93.75], 'FaceColor',[0 0 0]);
rectangle('Position',[2718.75 -3000 93.75 93.75], 'FaceColor',[0 0 0]);
rectangle('Position',[2812.5 -2906.25 93.75 93.75], 'FaceColor',[1 1 1]);
rectangle('Position',[2906.25 -2906.25 93.75 93.75], 'FaceColor',[0 0 0]);
rectangle('Position',[2812.5 -3000 93.75 93.75], 'FaceColor',[0 0 0]);
rectangle('Position',[2906.25 -3000 93.75 93.75], 'FaceColor',[0 0 0]);
rectangle('Position',[562.5 -140.625 46.875 46.875], 'FaceColor',[1 1 1]);
rectangle('Position',[609.375 -140.625 46.875 46.875], 'FaceColor',[0 0 0]);
rectangle('Position',[562.5 -187.5 46.875 46.875], 'FaceColor',[1 1 1]);
rectangle('Position',[609.375 -187.5 46.875 46.875], 'FaceColor',[0 0 0]);
rectangle('Position',[562.5 -234.375 46.875 46.875], 'FaceColor',[1 1 1]);
rectangle('Position',[609.375 -234.375 46.875 46.875], 'FaceColor',[0 0 0]);
rectangle('Position',[562.5 -281.25 46.875 46.875], 'FaceColor',[1 1 1]);
rectangle('Position',[609.375 -281.25 46.875 46.875], 'FaceColor',[0 0 0]);
rectangle('Position',[562.5 -328.125 46.875 46.875], 'FaceColor',[1 1 1]);
rectangle('Position',[609.375 -328.125 46.875 46.875], 'FaceColor',[0 0 0]);
rectangle('Position',[562.5 -375 46.875 46.875], 'FaceColor',[1 1 1]);
rectangle('Position',[609.375 -375 46.875 46.875], 'FaceColor',[0 0 0]);
rectangle('Position',[562.5 -421.875 46.875 46.875], 'FaceColor',[1 1 1]);
rectangle('Position',[609.375 -421.875 46.875 46.875], 'FaceColor',[0 0 0]);
rectangle('Position',[562.5 -468.75 46.875 46.875], 'FaceColor',[1 1 1]);
rectangle('Position',[609.375 -468.75 46.875 46.875], 'FaceColor',[0 0 0]);
rectangle('Position',[562.5 -515.625 46.875 46.875], 'FaceColor',[1 1 1]);
rectangle('Position',[609.375 -515.625 46.875 46.875], 'FaceColor',[0 0 0]);
rectangle('Position',[562.5 -562.5 46.875 46.875], 'FaceColor',[1 1 1]);
rectangle('Position',[609.375 -562.5 46.875 46.875], 'FaceColor',[0 0 0]);
rectangle('Position',[562.5 -609.375 46.875 46.875], 'FaceColor',[1 1 1]);
rectangle('Position',[609.375 -609.375 46.875 46.875], 'FaceColor',[0 0 0]);
rectangle('Position',[562.5 -656.25 46.875 46.875], 'FaceColor',[1 1 1]);
rectangle('Position',[609.375 -656.25 46.875 46.875], 'FaceColor',[0 0 0]);
rectangle('Position',[562.5 -703.125 46.875 46.875], 'FaceColor',[1 1 1]);
rectangle('Position',[609.375 -703.125 46.875 46.875], 'FaceColor',[0 0 0]);
rectangle('Position',[562.5 -750 46.875 46.875], 'FaceColor',[1 1 1]);
rectangle('Position',[609.375 -750 46.875 46.875], 'FaceColor',[0 0 0]);
rectangle('Position',[1312.5 -140.625 46.875 46.875], 'FaceColor',[0 0 0]);
rectangle('Position',[1359.38 -140.625 46.875 46.875], 'FaceColor',[1 1 1]);
rectangle('Position',[1312.5 -187.5 46.875 46.875], 'FaceColor',[0 0 0]);
rectangle('Position',[1359.38 -187.5 46.875 46.875], 'FaceColor',[1 1 1]);
rectangle('Position',[1312.5 -234.375 46.875 46.875], 'FaceColor',[0 0 0]);
rectangle('Position',[1359.38 -234.375 46.875 46.875], 'FaceColor',[1 1 1]);
rectangle('Position',[1312.5 -281.25 46.875 46.875], 'FaceColor',[0 0 0]);
rectangle('Position',[1359.38 -281.25 46.875 46.875], 'FaceColor',[1 1 1]);
rectangle('Position',[1312.5 -328.125 46.875 46.875], 'FaceColor',[0 0 0]);
rectangle('Position',[1359.38 -328.125 46.875 46.875], 'FaceColor',[1 1 1]);
rectangle('Position',[1312.5 -375 46.875 46.875], 'FaceColor',[0 0 0]);
rectangle('Position',[1359.38 -375 46.875 46.875], 'FaceColor',[1 1 1]);
rectangle('Position',[1312.5 -421.875 46.875 46.875], 'FaceColor',[0 0 0]);
rectangle('Position',[1359.38 -421.875 46.875 46.875], 'FaceColor',[1 1 1]);
rectangle('Position',[1312.5 -468.75 46.875 46.875], 'FaceColor',[0 0 0]);
rectangle('Position',[1359.38 -468.75 46.875 46.875], 'FaceColor',[1 1 1]);
rectangle('Position',[1312.5 -515.625 46.875 46.875], 'FaceColor',[0 0 0]);
rectangle('Position',[1359.38 -515.625 46.875 46.875], 'FaceColor',[1 1 1]);
rectangle('Position',[1312.5 -562.5 46.875 46.875], 'FaceColor',[0 0 0]);
rectangle('Position',[1359.38 -562.5 46.875 46.875], 'FaceColor',[1 1 1]);
rectangle('Position',[1312.5 -609.375 46.875 46.875], 'FaceColor',[0 0 0]);
rectangle('Position',[1359.38 -609.375 46.875 46.875], 'FaceColor',[1 1 1]);
rectangle('Position',[1312.5 -656.25 46.875 46.875], 'FaceColor',[0 0 0]);
rectangle('Position',[1359.38 -656.25 46.875 46.875], 'FaceColor',[1 1 1]);
rectangle('Position',[1312.5 -703.125 46.875 46.875], 'FaceColor',[0 0 0]);
rectangle('Position',[1359.38 -703.125 46.875 46.875], 'FaceColor',[1 1 1]);
rectangle('Position',[1312.5 -750 46.875 46.875], 'FaceColor',[0 0 0]);
rectangle('Position',[1359.38 -750 46.875 46.875], 'FaceColor',[1 1 1]);
rectangle('Position',[656.25 -1359.38 46.875 46.875], 'FaceColor',[1 1 1]);
rectangle('Position',[703.125 -1359.38 46.875 46.875], 'FaceColor',[1 1 1]);
rectangle('Position',[656.25 -1406.25 46.875 46.875], 'FaceColor',[0 0 0]);
rectangle('Position',[703.125 -1406.25 46.875 46.875], 'FaceColor',[0 0 0]);
rectangle('Position',[750 -1359.38 46.875 46.875], 'FaceColor',[1 1 1]);
rectangle('Position',[796.875 -1359.38 46.875 46.875], 'FaceColor',[1 1 1]);
rectangle('Position',[750 -1406.25 46.875 46.875], 'FaceColor',[0 0 0]);
rectangle('Position',[796.875 -1406.25 46.875 46.875], 'FaceColor',[0 0 0]);
rectangle('Position',[1968.75 -1359.38 46.875 46.875], 'FaceColor',[0 0 0]);
rectangle('Position',[2015.62 -1359.38 46.875 46.875], 'FaceColor',[0 0 0]);
rectangle('Position',[1968.75 -1406.25 46.875 46.875], 'FaceColor',[1 1 1]);
rectangle('Position',[2015.62 -1406.25 46.875 46.875], 'FaceColor',[1 1 1]);
rectangle('Position',[1593.75 -2109.38 46.875 46.875], 'FaceColor',[1 1 1]);
rectangle('Position',[1640.62 -2109.38 46.875 46.875], 'FaceColor',[0 0 0]);
rectangle('Position',[1593.75 -2156.25 46.875 46.875], 'FaceColor',[1 1 1]);
rectangle('Position',[1640.62 -2156.25 46.875 46.875], 'FaceColor',[0 0 0]);
rectangle('Position',[1593.75 -2203.12 46.875 46.875], 'FaceColor',[1 1 1]);
rectangle('Position',[1640.62 -2203.12 46.875 46.875], 'FaceColor',[0 0 0]);
rectangle('Position',[1593.75 -2250 46.875 46.875], 'FaceColor',[1 1 1]);
rectangle('Position',[1640.62 -2250 46.875 46.875], 'FaceColor',[0 0 0]);
rectangle('Position',[2250 -2109.38 46.875 46.875], 'FaceColor',[1 1 1]);
rectangle('Position',[2296.88 -2109.38 46.875 46.875], 'FaceColor',[1 1 1]);
rectangle('Position',[2250 -2156.25 46.875 46.875], 'FaceColor',[0 0 0]);
rectangle('Position',[2296.88 -2156.25 46.875 46.875], 'FaceColor',[0 0 0]);
rectangle('Position',[2343.75 -2109.38 46.875 46.875], 'FaceColor',[1 1 1]);
rectangle('Position',[2390.62 -2109.38 46.875 46.875], 'FaceColor',[1 1 1]);
rectangle('Position',[2343.75 -2156.25 46.875 46.875], 'FaceColor',[0 0 0]);
rectangle('Position',[2390.62 -2156.25 46.875 46.875], 'FaceColor',[0 0 0]);
rectangle('Position',[2437.5 -2109.38 46.875 46.875], 'FaceColor',[1 1 1]);
rectangle('Position',[2484.38 -2109.38 46.875 46.875], 'FaceColor',[1 1 1]);
rectangle('Position',[2437.5 -2156.25 46.875 46.875], 'FaceColor',[0 0 0]);
rectangle('Position',[2484.38 -2156.25 46.875 46.875], 'FaceColor',[0 0 0]);
rectangle('Position',[2531.25 -2109.38 46.875 46.875], 'FaceColor',[1 1 1]);
rectangle('Position',[2578.12 -2109.38 46.875 46.875], 'FaceColor',[1 1 1]);
rectangle('Position',[2531.25 -2156.25 46.875 46.875], 'FaceColor',[0 0 0]);
rectangle('Position',[2578.12 -2156.25 46.875 46.875], 'FaceColor',[0 0 0]);
rectangle('Position',[2625 -2109.38 46.875 46.875], 'FaceColor',[1 1 1]);
rectangle('Position',[2671.88 -2109.38 46.875 46.875], 'FaceColor',[1 1 1]);
rectangle('Position',[2625 -2156.25 46.875 46.875], 'FaceColor',[0 0 0]);
rectangle('Position',[2671.88 -2156.25 46.875 46.875], 'FaceColor',[0 0 0]);
rectangle('Position',[2718.75 -2109.38 46.875 46.875], 'FaceColor',[1 1 1]);
rectangle('Position',[2765.62 -2109.38 46.875 46.875], 'FaceColor',[1 1 1]);
rectangle('Position',[2718.75 -2156.25 46.875 46.875], 'FaceColor',[0 0 0]);
rectangle('Position',[2765.62 -2156.25 46.875 46.875], 'FaceColor',[0 0 0]);
rectangle('Position',[2812.5 -2109.38 46.875 46.875], 'FaceColor',[1 1 1]);
rectangle('Position',[2859.38 -2109.38 46.875 46.875], 'FaceColor',[1 1 1]);
rectangle('Position',[2812.5 -2156.25 46.875 46.875], 'FaceColor',[0 0 0]);
rectangle('Position',[2859.38 -2156.25 46.875 46.875], 'FaceColor',[0 0 0]);
rectangle('Position',[1593.75 -2296.88 46.875 46.875], 'FaceColor',[1 1 1]);
rectangle('Position',[1640.62 -2296.88 46.875 46.875], 'FaceColor',[0 0 0]);
rectangle('Position',[1593.75 -2343.75 46.875 46.875], 'FaceColor',[1 1 1]);
rectangle('Position',[1640.62 -2343.75 46.875 46.875], 'FaceColor',[0 0 0]);
rectangle('Position',[1593.75 -2390.62 46.875 46.875], 'FaceColor',[1 1 1]);
rectangle('Position',[1640.62 -2390.62 46.875 46.875], 'FaceColor',[0 0 0]);
rectangle('Position',[1593.75 -2437.5 46.875 46.875], 'FaceColor',[1 1 1]);
rectangle('Position',[1640.62 -2437.5 46.875 46.875], 'FaceColor',[0 0 0]);
rectangle('Position',[1593.75 -2484.38 46.875 46.875], 'FaceColor',[1 1 1]);
rectangle('Position',[1640.62 -2484.38 46.875 46.875], 'FaceColor',[0 0 0]);
rectangle('Position',[1593.75 -2531.25 46.875 46.875], 'FaceColor',[1 1 1]);
rectangle('Position',[1640.62 -2531.25 46.875 46.875], 'FaceColor',[0 0 0]);
rectangle('Position',[1593.75 -2578.12 46.875 46.875], 'FaceColor',[1 1 1]);
rectangle('Position',[1640.62 -2578.12 46.875 46.875], 'FaceColor',[0 0 0]);
rectangle('Position',[1593.75 -2625 46.875 46.875], 'FaceColor',[1 1 1]);
rectangle('Position',[1640.62 -2625 46.875 46.875], 'FaceColor',[0 0 0]);
rectangle('Position',[1593.75 -2671.88 46.875 46.875], 'FaceColor',[1 1 1]);
rectangle('Position',[1640.62 -2671.88 46.875 46.875], 'FaceColor',[0 0 0]);
rectangle('Position',[1593.75 -2718.75 46.875 46.875], 'FaceColor',[1 1 1]);
rectangle('Position',[1640.62 -2718.75 46.875 46.875], 'FaceColor',[0 0 0]);
rectangle('Position',[1593.75 -2765.62 46.875 46.875], 'FaceColor',[1 1 1]);
rectangle('Position',[1640.62 -2765.62 46.875 46.875], 'FaceColor',[0 0 0]);
rectangle('Position',[1593.75 -2812.5 46.875 46.875], 'FaceColor',[1 1 1]);
rectangle('Position',[1640.62 -2812.5 46.875 46.875], 'FaceColor',[0 0 0]);
rectangle('Position',[1593.75 -2859.38 46.875 46.875], 'FaceColor',[1 1 1]);
rectangle('Position',[1640.62 -2859.38 46.875 46.875], 'FaceColor',[0 0 0]);
rectangle('Position',[1593.75 -2906.25 46.875 46.875], 'FaceColor',[1 1 1]);
rectangle('Position',[1640.62 -2906.25 46.875 46.875], 'FaceColor',[0 0 0]);
X=[2800,2625,2437.5,2343.75,2250,2250,1875,1687.5,1500,1312.5,1125,937.5,843.75,796.875,750,703.125,656.25,562.5,375,187.5,187.5,187.5,187.5,187.5,187.5,187.5,187.5,187.5,187.5,187.5,200,200];
Y=[-2800,-2625,-2437.5,-2418.75,-2343.75,-2250,-1875,-1875,-1837.5,-1687.5,-1500,-1406.25,-1359.38,-1359.38,-1359.38,-1359.38,-1359.38,-1406.25,-1500,-1687.5,-1781.25,-1875,-1968.75,-2062.5,-2156.25,-2250,-2343.75,-2437.5,-2531.25,-2625,-2800,-2800];
hold on;
plot(X,Y,'r');
plot(X,Y,'bo');
legend('9214.72','Location','southoutside');
